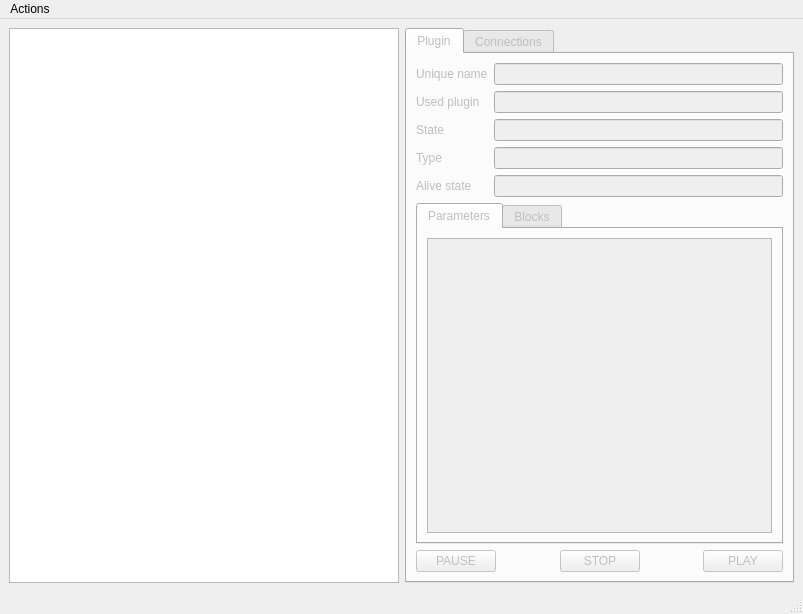
<?xml version="1.0" encoding="UTF-8"?>
<ui version="4.0">
 <class>Overview</class>
 <widget class="QMainWindow" name="Overview">
  <property name="geometry">
   <rect>
    <x>0</x>
    <y>0</y>
    <width>803</width>
    <height>614</height>
   </rect>
  </property>
  <property name="windowTitle">
   <string>MainWindow</string>
  </property>
  <widget class="QWidget" name="centralwidget">
   <layout class="QHBoxLayout" name="horizontalLayout_3">
    <item>
     <layout class="QHBoxLayout" name="horizontalLayout">
      <item>
       <widget class="QTreeView" name="pluginTree"/>
      </item>
      <item>
       <widget class="QTabWidget" name="tabWidget">
        <property name="enabled">
         <bool>false</bool>
        </property>
        <property name="currentIndex">
         <number>0</number>
        </property>
        <widget class="QWidget" name="pluginTab">
         <attribute name="title">
          <string>Plugin</string>
         </attribute>
         <layout class="QVBoxLayout" name="verticalLayout_2">
          <item>
           <layout class="QFormLayout" name="formLayout">
            <property name="fieldGrowthPolicy">
             <enum>QFormLayout::AllNonFixedFieldsGrow</enum>
            </property>
            <item row="0" column="0">
             <widget class="QLabel" name="unameLabel">
              <property name="text">
               <string>Unique name</string>
              </property>
             </widget>
            </item>
            <item row="0" column="1">
             <widget class="QLineEdit" name="unameEdit"/>
            </item>
            <item row="1" column="0">
             <widget class="QLabel" name="usedpluginLabel">
              <property name="text">
               <string>Used plugin</string>
              </property>
             </widget>
            </item>
            <item row="1" column="1">
             <widget class="QLineEdit" name="usedpluginEdit"/>
            </item>
            <item row="2" column="0">
             <widget class="QLabel" name="stateLabel">
              <property name="text">
               <string>State</string>
              </property>
             </widget>
            </item>
            <item row="2" column="1">
             <widget class="QLineEdit" name="stateEdit"/>
            </item>
            <item row="3" column="0">
             <widget class="QLabel" name="typeLabel">
              <property name="text">
               <string>Type</string>
              </property>
             </widget>
            </item>
            <item row="3" column="1">
             <widget class="QLineEdit" name="typeEdit"/>
            </item>
            <item row="4" column="0">
             <widget class="QLabel" name="alivestateLabel">
              <property name="text">
               <string>Alive state</string>
              </property>
             </widget>
            </item>
            <item row="4" column="1">
             <widget class="QLineEdit" name="alivestateEdit"/>
            </item>
           </layout>
          </item>
          <item>
           <widget class="QTabWidget" name="tabWidget_2">
            <property name="currentIndex">
             <number>0</number>
            </property>
            <widget class="QWidget" name="parameterTab">
             <attribute name="title">
              <string>Parameters</string>
             </attribute>
             <layout class="QVBoxLayout" name="verticalLayout_4">
              <item>
               <widget class="QTreeView" name="parameterTree"/>
              </item>
             </layout>
            </widget>
            <widget class="QWidget" name="blockTab">
             <attribute name="title">
              <string>Blocks</string>
             </attribute>
             <layout class="QVBoxLayout" name="verticalLayout_5">
              <item>
               <widget class="QTreeView" name="blockTree"/>
              </item>
             </layout>
            </widget>
           </widget>
          </item>
          <item>
           <layout class="QHBoxLayout" name="horizontalLayout_2">
            <item>
             <widget class="QPushButton" name="pauseButton">
              <property name="text">
               <string>PAUSE</string>
              </property>
             </widget>
            </item>
            <item>
             <spacer name="horizontalSpacer">
              <property name="orientation">
               <enum>Qt::Horizontal</enum>
              </property>
              <property name="sizeHint" stdset="0">
               <size>
                <width>40</width>
                <height>20</height>
               </size>
              </property>
             </spacer>
            </item>
            <item>
             <widget class="QPushButton" name="stopButton">
              <property name="text">
               <string>STOP</string>
              </property>
             </widget>
            </item>
            <item>
             <spacer name="horizontalSpacer_2">
              <property name="orientation">
               <enum>Qt::Horizontal</enum>
              </property>
              <property name="sizeHint" stdset="0">
               <size>
                <width>40</width>
                <height>20</height>
               </size>
              </property>
             </spacer>
            </item>
            <item>
             <widget class="QPushButton" name="playButton">
              <property name="text">
               <string>PLAY</string>
              </property>
             </widget>
            </item>
           </layout>
          </item>
         </layout>
        </widget>
        <widget class="QWidget" name="connectionTab">
         <attribute name="title">
          <string>Connections</string>
         </attribute>
         <layout class="QVBoxLayout" name="verticalLayout_3">
          <item>
           <layout class="QVBoxLayout" name="verticalLayout">
            <item>
             <widget class="QTreeView" name="subscribersTree"/>
            </item>
            <item>
             <widget class="QTreeView" name="subscriptionsTree"/>
            </item>
           </layout>
          </item>
         </layout>
        </widget>
       </widget>
      </item>
     </layout>
    </item>
   </layout>
  </widget>
  <widget class="QMenuBar" name="menubar">
   <property name="geometry">
    <rect>
     <x>0</x>
     <y>0</y>
     <width>803</width>
     <height>25</height>
    </rect>
   </property>
   <widget class="QMenu" name="menuAction">
    <property name="title">
     <string>Actions</string>
    </property>
    <addaction name="actionRefresh"/>
   </widget>
   <addaction name="menuAction"/>
  </widget>
  <widget class="QStatusBar" name="statusbar"/>
  <action name="actionRefresh">
   <property name="text">
    <string>Refresh</string>
   </property>
  </action>
 </widget>
 <resources/>
 <connections/>
</ui>
